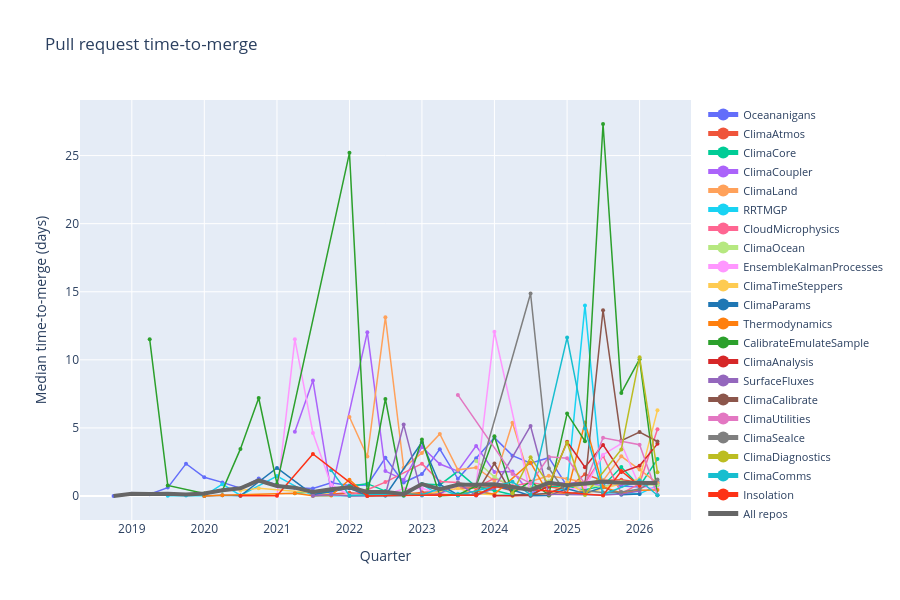

Notebook code for this chart:
### Code cell
# Repos ordered by total merged-PR volume (busiest first) for a stable,
# meaningful legend order.
if empty:
    repo_order: list[str] = []
else:
    repo_order = (
        prs_df["repo"].value_counts().index.tolist()
    )

palette = (
    list(pc.qualitative.Plotly)
    + list(pc.qualitative.D3)
    + list(pc.qualitative.Light24)
    + list(pc.qualitative.Dark24)
)
color_for = {
    repo: palette[i % len(palette)] for i, repo in enumerate(repo_order)
}

fig = go.Figure()

for repo in repo_order:
    sub = repo_q[
        (repo_q["repo"] == repo) & (repo_q["n_prs"] >= MIN_PRS_PER_POINT)
    ].sort_values("quarter")
    if sub.empty:
        continue
    x = [quarter_start(q) for q in sub["quarter"]]
    fig.add_trace(
        go.Scatter(
            x=x,
            y=sub["median_ttm_days"],
            mode="lines+markers",
            name=repo,
            line=dict(color=color_for[repo], width=1.5),
            marker=dict(size=4),
            customdata=sub[["quarter", "n_prs"]],
            hovertemplate=(
                f"<b>{repo}</b><br>"
                "%{customdata[0]}<br>"
                "Median TTM: %{y:.1f} days<br>"
                "Merged PRs: %{customdata[1]}<extra></extra>"
            ),
        )
    )

# Thick gray ecosystem-wide line, drawn last so it sits on top.
if not all_q.empty:
    all_sorted = all_q.sort_values("quarter")
    fig.add_trace(
        go.Scatter(
            x=[quarter_start(q) for q in all_sorted["quarter"]],
            y=all_sorted["median_ttm_days"],
            mode="lines",
            name="All repos",
            line=dict(color="#666666", width=4),
            customdata=all_sorted[["quarter", "n_prs"]],
            hovertemplate=(
                "<b>All repos</b><br>"
                "%{customdata[0]}<br>"
                "Median TTM: %{y:.1f} days<br>"
                "Merged PRs: %{customdata[1]}<extra></extra>"
            ),
        )
    )

fig.update_layout(
    title="Pull request time-to-merge",
    xaxis_title="Quarter",
    yaxis_title="Median time-to-merge (days)",
    height=600,
    legend=dict(itemsizing="constant", font=dict(size=11)),
)

os.makedirs(ROOT / "figures", exist_ok=True)
fig.write_json(ROOT / "figures/pr-ttm.json")
fig
